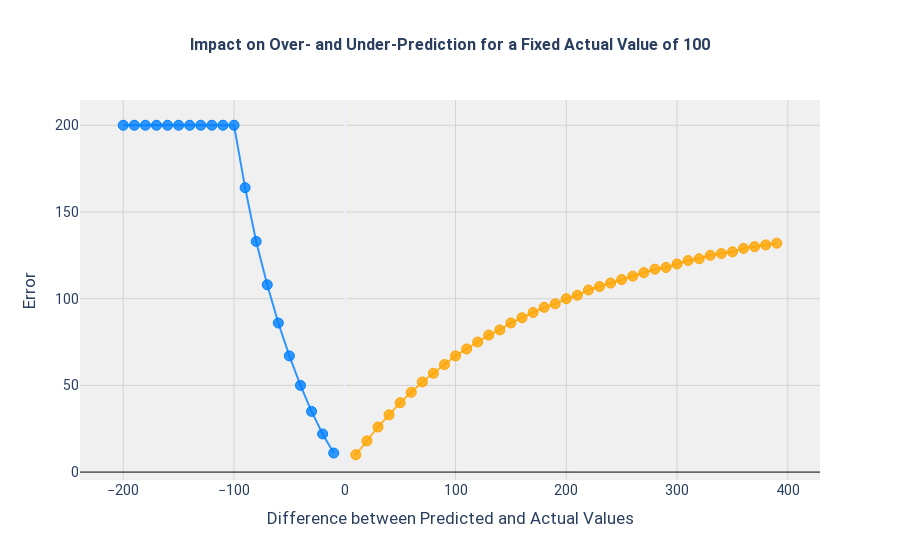

The notebook cell this image was saved under:
### Code cell
html_str = plot_error_single_value_symmetry(symmetric_percentage_error)
print(html_str)

### Figure 1 — Plotly figure (JSON) as saved in the notebook; plotly's stock layout.template omitted (floating-point values rounded to 4 significant figures)
{"data": [{"hoverinfo": "text", "marker": {"color": "rgba(255, 165, 0, 0.8)", "line": {"color": "rgba(255, 165, 0, 1)", "width": 1}, "size": 10}, "mode": "lines+markers", "name": "Over-Prediction Error", "text": ["Pred: -100, Actual: 100, Error: nan", "Pred: -90, Actual: 100, Error: nan", "Pred: -80, Actual: 100, Error: nan", "Pred: -70, Actual: 100, Error: nan", "Pred: -60, Actual: 100, Error: nan", "Pred: -50, Actual: 100, Error: nan", "Pred: -40, Actual: 100, Error: nan", "Pred: -30, Actual: 100, Error: nan", "Pred: -20, Actual: 100, Error: nan", "Pred: -10, Actual: 100, Error: nan", "Pred: 0, Actual: 100, Error: nan", "Pred: 10, Actual: 100, Error: nan", "Pred: 20, Actual: 100, Error: nan", "Pred: 30, Actual: 100, Error: nan", "Pred: 40, Actual: 100, Error: nan", "Pred: 50, Actual: 100, Error: nan", "Pred: 60, Actual: 100, Error: nan", "Pred: 70, Actual: 100, Error: nan", "Pred: 80, Actual: 100, Error: nan", "Pred: 90, Actual: 100, Error: nan", "Pred: 100, Actual: 100, Error: nan", "Pred: 110, Actual: 100, Error: 10", "Pred: 120, Actual: 100, Error: 18", "Pred: 130, Actual: 100, Error: 26", "Pred: 140, Actual: 100, Error: 33", "Pred: 150, Actual: 100, Error: 40", "Pred: 160, Actual: 100, Error: 46", "Pred: 170, Actual: 100, Error: 52", "Pred: 180, Actual: 100, Error: 57", "Pred: 190, Actual: 100, Error: 62", "Pred: 200, Actual: 100, Error: 67", "Pred: 210, Actual: 100, Error: 71", "Pred: 220, Actual: 100, Error: 75", "Pred: 230, Actual: 100, Error: 79", "Pred: 240, Actual: 100, Error: 82", "Pred: 250, Actual: 100, Error: 86", "Pred: 260, Actual: 100, Error: 89", "Pred: 270, Actual: 100, Error: 92", "Pred: 280, Actual: 100, Error: 95", "Pred: 290, Actual: 100, Error: 97", "Pred: 300, Actual: 100, Error: 100", "Pred: 310, Actual: 100, Error: 102", "Pred: 320, Actual: 100, Error: 105", "Pred: 330, Actual: 100, Error: 107", "Pred: 340, Actual: 100, Error: 109", "Pred: 350, Actual: 100, Error: 111", "Pred: 360, Actual: 100, Error: 113", "Pred: 370, Actual: 100, Error: 115", "Pred: 380, Actual: 100, Error: 117", "Pred: 390, Actual: 100, Error: 118", "Pred: 400, Actual: 100, Error: 120", "Pred: 410, Actual: 100, Error: 122", "Pred: 420, Actual: 100, Error: 123", "Pred: 430, Actual: 100, Error: 125", "Pred: 440, Actual: 100, Error: 126", "Pred: 450, Actual: 100, Error: 127", "Pred: 460, Actual: 100, Error: 129", "Pred: 470, Actual: 100, Error: 130", "Pred: 480, Actual: 100, Error: 131", "Pred: 490, Actual: 100, Error: 132"], "type": "scatter", "x": [null, null, null, null, null, null, null, null, null, null, null, null, null, null, null, null, null, null, null, null, null, 10, 20, 30, 40, 50, 60, 70, 80, 90, 100, 110, 120, 130, 140, 150, 160, 170, 180, 190, 200, 210, 220, 230, 240, 250, 260, 270, 280, 290, 300, 310, 320, 330, 340, 350, 360, 370, 380, 390], "y": [null, null, null, null, null, null, null, null, null, null, null, null, null, null, null, null, null, null, null, null, null, 10, 18, 26, 33, 40, 46, 52, 57, 62, 67, 71, 75, 79, 82, 86, 89, 92, 95, 97, 100, 102, 105, 107, 109, 111, 113, 115, 117, 118, 120, 122, 123, 125, 126, 127, 129, 130, 131, 132]}, {"hoverinfo": "text", "marker": {"color": "rgba(0, 128, 255, 0.8)", "line": {"color": "rgba(0, 128, 255, 1)", "width": 1}, "size": 10}, "mode": "lines+markers", "name": "Under-Prediction Error", "text": ["Pred: -100, Actual: 100, Error: 200", "Pred: -90, Actual: 100, Error: 200", "Pred: -80, Actual: 100, Error: 200", "Pred: -70, Actual: 100, Error: 200", "Pred: -60, Actual: 100, Error: 200", "Pred: -50, Actual: 100, Error: 200", "Pred: -40, Actual: 100, Error: 200", "Pred: -30, Actual: 100, Error: 200", "Pred: -20, Actual: 100, Error: 200", "Pred: -10, Actual: 100, Error: 200", "Pred: 0, Actual: 100, Error: 200", "Pred: 10, Actual: 100, Error: 164", "Pred: 20, Actual: 100, Error: 133", "Pred: 30, Actual: 100, Error: 108", "Pred: 40, Actual: 100, Error: 86", "Pred: 50, Actual: 100, Error: 67", "Pred: 60, Actual: 100, Error: 50", "Pred: 70, Actual: 100, Error: 35", "Pred: 80, Actual: 100, Error: 22", "Pred: 90, Actual: 100, Error: 11", "Pred: 100, Actual: 100, Error: nan", "Pred: 110, Actual: 100, Error: nan", "Pred: 120, Actual: 100, Error: nan", "Pred: 130, Actual: 100, Error: nan", "Pred: 140, Actual: 100, Error: nan", "Pred: 150, Actual: 100, Error: nan", "Pred: 160, Actual: 100, Error: nan", "Pred: 170, Actual: 100, Error: nan", "Pred: 180, Actual: 100, Error: nan", "Pred: 190, Actual: 100, Error: nan", "Pred: 200, Actual: 100, Error: nan", "Pred: 210, Actual: 100, Error: nan", "Pred: 220, Actual: 100, Error: nan", "Pred: 230, Actual: 100, Error: nan", "Pred: 240, Actual: 100, Error: nan", "Pred: 250, Actual: 100, Error: nan", "Pred: 260, Actual: 100, Error: nan", "Pred: 270, Actual: 100, Error: nan", "Pred: 280, Actual: 100, Error: nan", "Pred: 290, Actual: 100, Error: nan", "Pred: 300, Actual: 100, Error: nan", "Pred: 310, Actual: 100, Error: nan", "Pred: 320, Actual: 100, Error: nan", "Pred: 330, Actual: 100, Error: nan", "Pred: 340, Actual: 100, Error: nan", "Pred: 350, Actual: 100, Error: nan", "Pred: 360, Actual: 100, Error: nan", "Pred: 370, Actual: 100, Error: nan", "Pred: 380, Actual: 100, Error: nan", "Pred: 390, Actual: 100, Error: nan", "Pred: 400, Actual: 100, Error: nan", "Pred: 410, Actual: 100, Error: nan", "Pred: 420, Actual: 100, Error: nan", "Pred: 430, Actual: 100, Error: nan", "Pred: 440, Actual: 100, Error: nan", "Pred: 450, Actual: 100, Error: nan", "Pred: 460, Actual: 100, Error: nan", "Pred: 470, Actual: 100, Error: nan", "Pred: 480, Actual: 100, Error: nan", "Pred: 490, Actual: 100, Error: nan"], "type": "scatter", "x": [-200, -190, -180, -170, -160, -150, -140, -130, -120, -110, -100, -90, -80, -70, -60, -50, -40, -30, -20, -10, null, null, null, null, null, null, null, null, null, null, null, null, null, null, null, null, null, null, null, null, null, null, null, null, null, null, null, null, null, null, null, null, null, null, null, null, null, null, null, null], "y": [200, 200, 200, 200, 200, 200, 200, 200, 200, 200, 200, 164, 133, 108, 86, 67, 50, 35, 22, 11, null, null, null, null, null, null, null, null, null, null, null, null, null, null, null, null, null, null, null, null, null, null, null, null, null, null, null, null, null, null, null, null, null, null, null, null, null, null, null, null]}], "layout": {"font": {"family": "\"Segoe UI\", \"Roboto\", \"Oxygen\", \"Ubuntu\", \"Droid Sans\", \"Helvetica Neue\", sans-serif", "size": 14}, "plot_bgcolor": "rgba(240, 240, 240, 0.95)", "showlegend": false, "title": {"font": {"family": "\"Segoe UI\", \"Roboto\", \"Oxygen\", \"Ubuntu\", \"Droid Sans\", \"Helvetica Neue\", sans-serif", "size": 16, "weight": "bold"}, "text": "Impact on Over- and Under-Prediction for a Fixed Actual Value of 100", "x": 0.5}, "xaxis": {"gridcolor": "lightgrey", "tickmode": "array", "title": {"text": "Difference between Predicted and Actual Values"}}, "yaxis": {"gridcolor": "lightgrey", "title": {"text": "Error"}, "zeroline": true, "zerolinecolor": "black", "zerolinewidth": 1}}}
